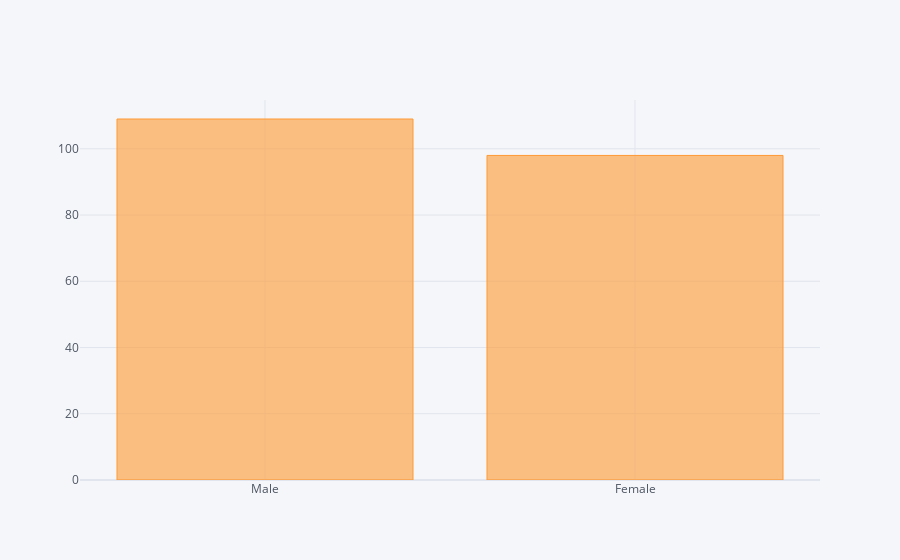

Source (notebook cell):
### Code cell
'''Gender Ratio'''

gender_count = data_set['Gender'].value_counts().iplot(kind='bar') 
gender_count

### Figure 1 — Plotly figure (JSON) as saved in the notebook; plotly's stock layout.template omitted (floating-point values rounded to 4 significant figures)
{"data": [{"marker": {"color": "rgba(255, 153, 51, 0.6)", "line": {"color": "rgba(255, 153, 51, 1.0)", "width": 1}}, "name": "Gender", "orientation": "v", "text": "", "type": "bar", "x": ["Male", "Female"], "y": [109, 98]}], "layout": {"legend": {"bgcolor": "#F5F6F9", "font": {"color": "#4D5663"}}, "paper_bgcolor": "#F5F6F9", "plot_bgcolor": "#F5F6F9", "title": {"font": {"color": "#4D5663"}}, "xaxis": {"gridcolor": "#E1E5ED", "showgrid": true, "tickfont": {"color": "#4D5663"}, "title": {"font": {"color": "#4D5663"}, "text": ""}, "zerolinecolor": "#E1E5ED"}, "yaxis": {"gridcolor": "#E1E5ED", "showgrid": true, "tickfont": {"color": "#4D5663"}, "title": {"font": {"color": "#4D5663"}, "text": ""}, "zerolinecolor": "#E1E5ED"}}}
